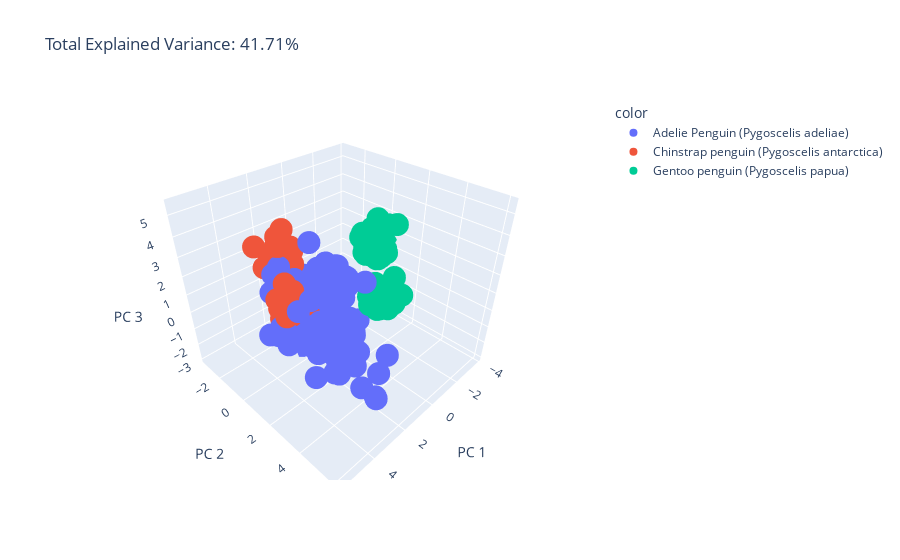

The notebook cell this image was saved under:
### Code cell
pca = PCA(n_components=3)
components = pca.fit_transform(normalized_bumb_df)

total_var = pca.explained_variance_ratio_.sum() * 100

fig = px.scatter_3d(
    components, x=0, y=1, z=2, color=df['Species'],
    title=f'Total Explained Variance: {total_var:.2f}%',
    labels={'0': 'PC 1', '1': 'PC 2', '2': 'PC 3'}
)
fig.show()
